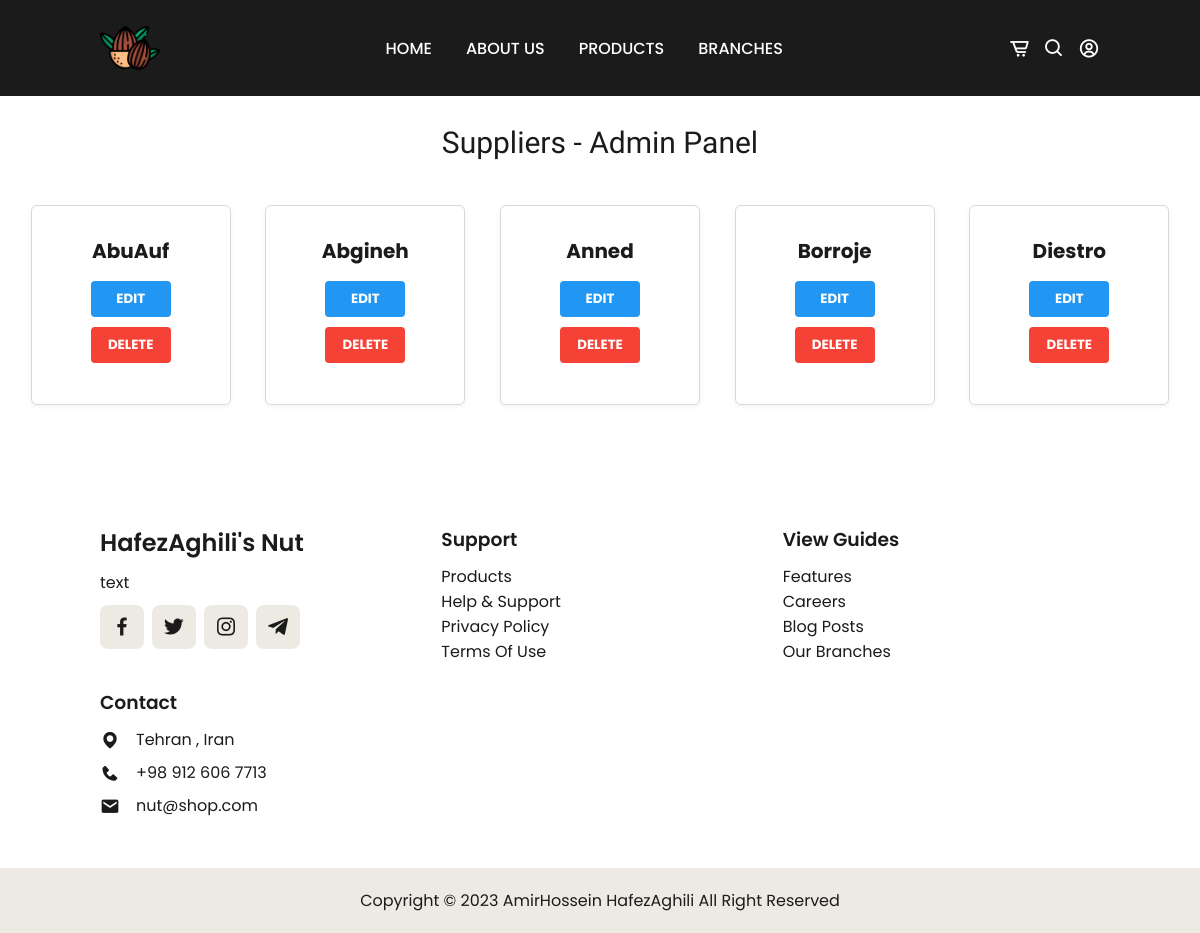
/panel/supplier/, run on the app's committed database.
### pages/models.py (models this page shows, shortened)
class Supplier(models.Model):
    name = models.CharField(max_length=50,blank=False,null=False,choices=[('AbuAuf','AbuAuf'),
                                                                          ('Abgineh','Abgineh'),
                                                                          ('Anned','Anned'),
                                                                          ('Borroje','Borroje'),
                                                                          ('Diestro','Diestro')])
    contactInfo = models.CharField(max_length=50)

### pages/views.py (the view)
# urls.py: path('panel/supplier/',SupplierListView.as_view(),name='supplier_view'),
class SupplierListView(ListView):
    model = Supplier
    template_name = 'panel/supplier/supplier_view.html'

### templates/panel/supplier/supplier_view.html (shortened to what this page needs)
{% extends 'register_base.html' %}
{% load static %}
    {% block styles %}
    <link rel="stylesheet" type="text/css" href="{% static 'css/stylesListView2.css' %}">
    {% endblock %}
{% block content %}
<br><br>
<p style="text-align:center" class="title">Suppliers - Admin Panel</p>
<br>
<div class="box-container">
    {% for supplier in supplier_list %}
    <div class="list-item">
        <div class="list-title">{{ supplier.name }}</div>
        <div class="list-buttons">
            <a href="{% url 'supplier_update' supplier.pk %}"><button class="button-edit">Edit</button></a>
            <a href="{% url 'supplier_delete' supplier.pk %}"><button class="button-delete">Delete</button></a>
        </div>
    </div>
    {% endfor %}
</div>
<br><br>
{% endblock %}

### static/css/stylesHome.css (style rules this page uses)
* { font-family: 'Poppins', sans-serif; margin: 0; padding: 0; box-sizing: border-box; scroll-padding-top: 4rem; scroll-behavior: smooth; list-style: none; text-decoration: none; }
:root { --main-color:#bc9667; --second-color:#edeae3; --text-color:#1b1b1b; --bg-color:#ffffff; --box-shadow: 2px 2px 10px 4px rgb(14 55 54 / 15%); }
body { color: var(--text-color); }

### static/css/stylesListView2.css (style rules this page uses)
.title { font-family: 'Raleway', sans-serif; font-size: 30px; }
.box-container { display: flex; flex-wrap: wrap; justify-content: space-between; margin: 0 -2px; }
.list-item { width: 200px; height: 200px; margin: 20px 2px; padding: 20px; background-color: #fff; border: 1px solid #d9d9d9; box-shadow: 0 2px 5px rgba(0, 0, 0, 0.05); border-radius: 6px; text-align: center; transition: box-shadow 0.3s ease; }
.list-title { font-size: 20px; font-weight: bold; margin: 10px 0; }
.list-buttons { margin-top: 10px; }
.button-edit, .button-delete { width: 80px; text-align: center; margin: 5px 4px; padding: 8px 16px; border-radius: 4px; background-color: #2196F3; color: #fff; font-weight: bold; text-transform: uppercase; border: none; cursor: pointer; transition: background-color 0.3s ease; }
.button-delete { background-color: #F44336; }
.box-container:before, .box-container:after { content: ''; display: table; }
.box-container:after { clear: both; }
.list-item:before, .list-item:after { content: ''; display: table; }
.list-item:after { clear: both; }

### data on the page
Supplier: name "AbuAuf"
Supplier: name "Abgineh"
Supplier: name "Anned"
Supplier: name "Borroje"
Supplier: name "Diestro"
